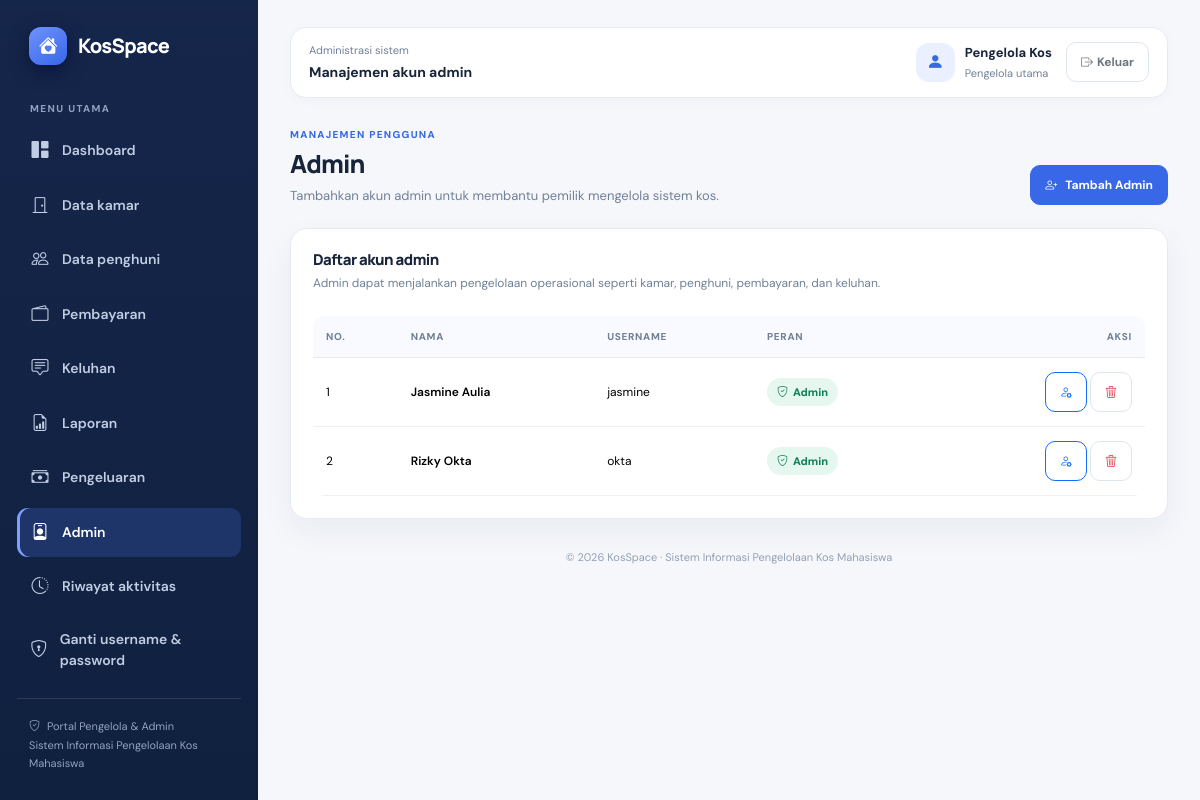
Screenshot of /admin/users.php (signed in) with the database file from the repository.
### tables this page shows
CREATE TABLE `users` (
  `id_user` int(10) UNSIGNED NOT NULL,
  `nama` varchar(100) NOT NULL,
  `username` varchar(50) NOT NULL,
  `password` varchar(255) NOT NULL,
  `password_terbuka` text DEFAULT NULL,
  `role` enum('pengelola','admin','penghuni') NOT NULL,
  `created_at` timestamp NOT NULL DEFAULT current_timestamp()
);

### admin/users.php (the view, shortened to what this page needs)
<?php
require_once __DIR__ . '/../config/database.php';
$stmt = $pdo->query("SELECT id_user, nama, username FROM users WHERE role = 'admin' ORDER BY nama ASC");
$admins = $stmt->fetchAll();
function eUser($v): string { return htmlspecialchars((string)$v, ENT_QUOTES, 'UTF-8'); }
?>
<!DOCTYPE html>
<html lang="id">
<head>
<link href="https://cdn.jsdelivr.net/npm/bootstrap@5.3.3/dist/css/bootstrap.min.css" rel="stylesheet">
<link href="https://cdn.jsdelivr.net/npm/bootstrap-icons@1.11.3/font/bootstrap-icons.min.css" rel="stylesheet">
<link href="../assets/css/app.css" rel="stylesheet">
</head>
<body>
<div class="app-shell d-flex">
<?php include __DIR__ . '/../includes/admin_sidebar.php'; ?>
<main class="app-main">
<header class="topbar">
<div><div class="topbar-kicker">Administrasi sistem</div><div class="topbar-title">Manajemen akun admin</div></div>
<div class="user-chip"><div class="avatar"><i class="bi bi-person-fill"></i></div><div class="d-none d-sm-block"><div class="user-name"><?=eUser($_SESSION['nama'] ?? 'Pengelola')?></div><div class="user-role">Pengelola utama</div></div><a href="../logout.php" class="btn btn-outline-secondary ms-1"><i class="bi bi-box-arrow-right me-1"></i><span class="d-none d-sm-inline">Keluar</span></a></div>
</header>
<section class="page-heading"><div><div class="eyebrow">Manajemen pengguna</div><h1>Admin</h1><p>Tambahkan akun admin untuk membantu pemilik mengelola sistem kos.</p></div><a href="user_tambah.php" class="btn btn-primary"><i class="bi bi-person-plus me-2"></i>Tambah Admin</a></section>
<section class="panel">
<div class="mb-4"><h2 class="panel-title">Daftar akun admin</h2><div class="panel-subtitle">Admin dapat menjalankan pengelolaan operasional seperti kamar, penghuni, pembayaran, dan keluhan.</div></div>
<div class="table-responsive"><table class="table table-hover align-middle mb-0"><thead><tr><th>No.</th><th>Nama</th><th>Username</th><th>Peran</th><th class="text-end">Aksi</th></tr></thead><tbody>
<?php if(!$admins): ?><tr><td colspan="5"><div class="empty-state"><i class="bi bi-person-badge"></i><strong class="d-block text-dark mb-1">Belum ada admin tambahan</strong><span>Buat akun admin yang membantu mengelola kos.</span></div></td></tr>
<?php else: foreach($admins as $i=>$admin): ?><tr><td><?=$i+1?></td><td class="fw-semibold"><?=eUser($admin['nama'])?></td><td><?=eUser($admin['username'])?></td><td><span class="soft-badge"><i class="bi bi-shield-check"></i>Admin</span></td><td class="text-end text-nowrap"><a href="reset_password.php?id_user=<?=(int)$admin['id_user']?>" class="btn btn-sm btn-outline-primary" title="Ganti username atau password"><i class="bi bi-person-gear"></i></a> <form method="post" class="d-inline" onsubmit="return confirm('Hapus akun admin ini? Akun tersebut tidak akan dapat login lagi.');"><input type="hidden" name="csrf_token" value="<?=eUser($_SESSION['csrf_token'])?>"><input type="hidden" name="aksi" value="hapus"><input type="hidden" name="id_user" value="<?=(int)$admin['id_user']?>"><button class="btn btn-sm btn-outline-danger" title="Hapus"><i class="bi bi-trash3"></i></button></form></td></tr><?php endforeach; endif; ?>
</tbody></table></div>
</section>
<footer class="app-footer">&copy; <?=date('Y')?> KosSpace · Sistem Informasi Pengelolaan Kos Mahasiswa</footer>
</main></div></body></html>

### assets/css/app.css (style rules this page uses)
:root { --ks-navy:#15264b;--ks-navy-2:#1c3565;--ks-blue:#3867e8;--ks-blue-soft:#eaf0ff;--ks-bg:#f5f7fb;--ks-card:#fff;--ks-text:#18243a;--ks-muted:#718096;--ks-border:#e6ebf3;--ks-green:#138a63;--ks-shadow:0 12px 32px rgba(22,39,73,.055) }
* { box-sizing:border-box }
body { margin:0;background:var(--ks-bg);color:var(--ks-text);font-family:'DM Sans',system-ui,sans-serif;font-size:14px }
h1,h2,h3,h4,h5,h6,.brand,.stat-value { font-family:'Manrope','DM Sans',sans-serif;letter-spacing:-.035em }
a { text-decoration:none }
.app-shell { min-height:100vh }
.app-main { min-width:0;flex:1;padding:27px 32px 25px }
.topbar { display:flex;align-items:center;justify-content:space-between;gap:16px;background:#fff;border:1px solid var(--ks-border);border-radius:16px;padding:14px 18px;margin-bottom:29px;box-shadow:0 3px 14px rgba(22,39,73,.025) }
.topbar-kicker { font-size:11px;color:var(--ks-muted);margin-bottom:3px }
.topbar-title { font-size:14px;font-weight:700 }
.user-chip { display:flex;align-items:center;gap:10px }
.avatar { width:39px;height:39px;display:grid;place-items:center;border-radius:13px;background:var(--ks-blue-soft);color:var(--ks-blue);font-size:17px;font-weight:800;flex-shrink:0 }
.user-name { font-weight:700;font-size:13px }
.user-role { color:var(--ks-muted);font-size:11px;margin-top:2px }
.page-heading { display:flex;align-items:flex-end;justify-content:space-between;gap:15px;margin-bottom:23px }
.page-heading h1 { font-size:25px;font-weight:800;margin:0 0 7px }
.page-heading p { margin:0;color:var(--ks-muted);font-size:13px }
.eyebrow { color:var(--ks-blue);font-size:10px;text-transform:uppercase;letter-spacing:.13em;font-weight:800;margin-bottom:7px }
.panel,.stat-card { background:var(--ks-card);border:1px solid var(--ks-border);border-radius:17px;box-shadow:var(--ks-shadow) }
.panel { padding:22px }
.panel-title { font-size:15px;font-weight:800;margin:0 }
.panel-subtitle { color:var(--ks-muted);font-size:12px;margin-top:5px }
.btn { border-radius:10px;font-weight:700;font-size:12px;padding:10px 14px }
.btn-primary { background:var(--ks-blue);border-color:var(--ks-blue) }
.btn-outline-secondary,.btn-outline-danger { border-color:#dfe5ef }
.soft-badge { display:inline-flex;align-items:center;gap:5px;padding:6px 10px;border-radius:999px;background:#e5f7ef;color:#11815b;font-size:11px;font-weight:800 }
.table { font-size:12px;vertical-align:middle }
.table thead th { background:#f8faff;color:#718096;font-size:10px;text-transform:uppercase;letter-spacing:.07em;font-weight:800;border-bottom:1px solid var(--ks-border);padding:13px }
.table tbody td { padding:14px 13px;border-color:#edf0f5 }
.app-footer { text-align:center;color:#94a0b3;font-size:11px;margin-top:30px }
.table td form { margin:0 }
.table-responsive { border-radius:12px }

### rows the page displays
users: nama "Jasmine Aulia", username "jasmine"
users: nama "Rizky Okta", username "okta"

### other values shown
eUser($_SESSION['nama'] ?? 'Pengelola') "Pengelola Kos"
